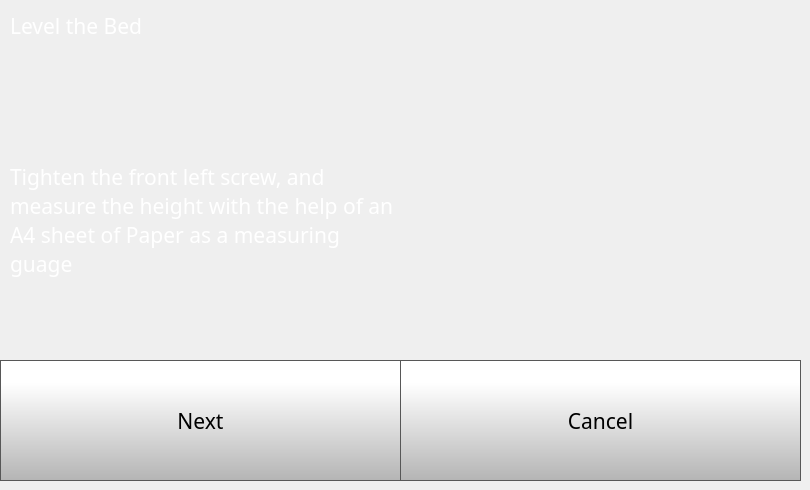
    <widget class="QWidget" name="idexConfigStep2Page">
     <widget class="QPushButton" name="idexConfigStep2NextButton">
      <property name="geometry">
       <rect>
        <x>0</x>
        <y>360</y>
        <width>401</width>
        <height>121</height>
       </rect>
      </property>
      <property name="font">
       <font>
        <family>Gotham</family>
        <pointsize>16</pointsize>
       </font>
      </property>
      <property name="styleSheet">
       <string notr="true">QPushButton {
     border: 1px solid rgb(87, 87, 87);
	background-color: qlineargradient(spread:pad, x1:0, y1:1, x2:0, y2:0.188, stop:0 rgba(180, 180, 180, 255), stop:1 rgba(255, 255, 255, 255));


}

QPushButton:pressed {
    background-color: qlineargradient(x1: 0, y1: 0, x2: 0, y2: 1,
                                      stop: 0 #dadbde, stop: 1 #f6f7fa);
}

QPushButton:flat {
    border: none; /* no border for a flat push button */
}

QPushButton:default {
    border-color: navy; /* make the default button prominent */
}

QPushButton:focus {
	outline: none;
}</string>
      </property>
      <property name="text">
       <string>Next</string>
      </property>
      <property name="iconSize">
       <size>
        <width>40</width>
        <height>40</height>
       </size>
      </property>
     </widget>
     <widget class="QPushButton" name="idexConfigStep2CancelButton">
      <property name="geometry">
       <rect>
        <x>400</x>
        <y>360</y>
        <width>401</width>
        <height>121</height>
       </rect>
      </property>
      <property name="font">
       <font>
        <family>Gotham</family>
        <pointsize>16</pointsize>
       </font>
      </property>
      <property name="styleSheet">
       <string notr="true">QPushButton {
     border: 1px solid rgb(87, 87, 87);
	background-color: qlineargradient(spread:pad, x1:0, y1:1, x2:0, y2:0.188, stop:0 rgba(180, 180, 180, 255), stop:1 rgba(255, 255, 255, 255));


}

QPushButton:pressed {
    background-color: qlineargradient(x1: 0, y1: 0, x2: 0, y2: 1,
                                      stop: 0 #dadbde, stop: 1 #f6f7fa);
}

QPushButton:flat {
    border: none; /* no border for a flat push button */
}

QPushButton:default {
    border-color: navy; /* make the default button prominent */
}

QPushButton:focus {
	outline: none;
}</string>
      </property>
      <property name="text">
       <string>Cancel</string>
      </property>
      <property name="iconSize">
       <size>
        <width>40</width>
        <height>40</height>
       </size>
      </property>
     </widget>
     <widget class="QLabel" name="calibrateLabel_9">
      <property name="geometry">
       <rect>
        <x>10</x>
        <y>10</y>
        <width>781</width>
        <height>31</height>
       </rect>
      </property>
      <property name="font">
       <font>
        <family>Gotham</family>
        <pointsize>16</pointsize>
        <weight>50</weight>
        <bold>false</bold>
       </font>
      </property>
      <property name="styleSheet">
       <string notr="true">color: rgb(255, 255, 255);</string>
      </property>
      <property name="text">
       <string>Level the Bed</string>
      </property>
      <property name="wordWrap">
       <bool>true</bool>
      </property>
     </widget>
     <widget class="QLabel" name="calibrateLabel_15">
      <property name="geometry">
       <rect>
        <x>10</x>
        <y>80</y>
        <width>391</width>
        <height>281</height>
       </rect>
      </property>
      <property name="font">
       <font>
        <family>Gotham</family>
        <pointsize>16</pointsize>
        <weight>50</weight>
        <bold>false</bold>
       </font>
      </property>
      <property name="styleSheet">
       <string notr="true">color: rgb(255, 255, 255);</string>
      </property>
      <property name="text">
       <string>Tighten the front left screw, and measure the height with the help of an A4 sheet of Paper as a measuring guage</string>
      </property>
      <property name="wordWrap">
       <bool>true</bool>
      </property>
     </widget>
    </widget>
